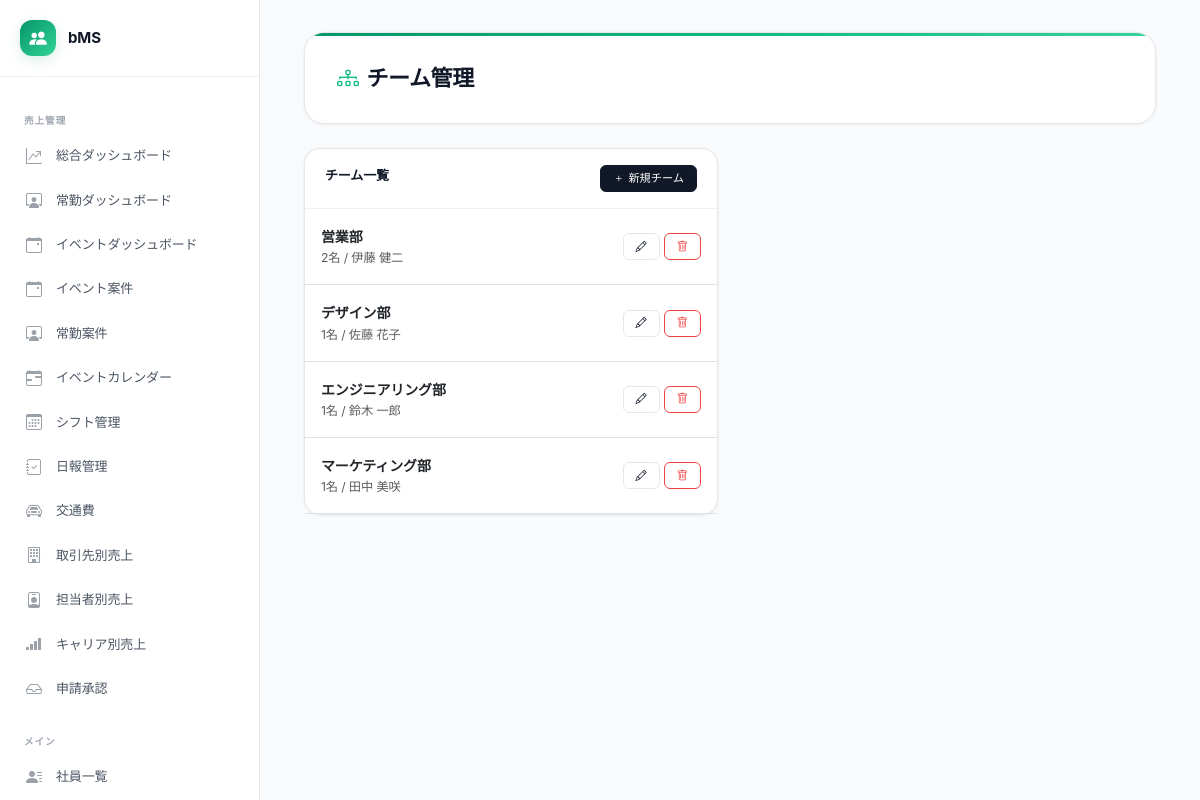
/admin/teams.php (signed in), run on the app's committed database.
### tables this page shows
CREATE TABLE IF NOT EXISTS teams (
    id INT PRIMARY KEY AUTO_INCREMENT,
    name VARCHAR(100) NOT NULL,
    description TEXT,
    manager_id INT NULL,
    sub_manager_id INT NULL,
    strengths_analysis TEXT COMMENT 'ストレングスファインダー分析（AI生成）',
    spi_analysis TEXT COMMENT 'SPI分析（AI生成）',
    team_strengths TEXT COMMENT 'チームの強み',
    team_challenges TEXT COMMENT 'チームの課題',
    management_points TEXT COMMENT 'マネジメントの要点',
    ideal_recruit TEXT COMMENT 'このチームに合う人',
    sort_order INT DEFAULT 0,
    created_at TIMESTAMP DEFAULT CURRENT_TIMESTAMP,
    updated_at TIMESTAMP DEFAULT CURRENT_TIMESTAMP ON UPDATE CURRENT_TIMESTAMP
);

CREATE TABLE IF NOT EXISTS employees (
    id INT PRIMARY KEY AUTO_INCREMENT,
    employee_number VARCHAR(20) UNIQUE COMMENT '社員番号',
    name VARCHAR(100) NOT NULL COMMENT '氏名',
    name_kana VARCHAR(100) COMMENT '氏名（かな）',
    email VARCHAR(200) UNIQUE,
    department VARCHAR(100) COMMENT '部署',
    job_title VARCHAR(100) COMMENT '職種・役職',
    hire_date DATE COMMENT '入社日',
    birth_date DATE COMMENT '生年月日',
    photo_path VARCHAR(255) COMMENT '顔写真パス',
    bio TEXT COMMENT '自己紹介・プロフィール',
    career_summary TEXT COMMENT 'キャリアサマリー（AI生成）',
    strengths_text TEXT COMMENT '得意なこと',
    weaknesses_text TEXT COMMENT '苦手なこと',
    how_to_utilize TEXT COMMENT 'この人の活かし方（AI生成）',
    is_active TINYINT DEFAULT 1 COMMENT '在籍フラグ',
    created_at TIMESTAMP DEFAULT CURRENT_TIMESTAMP,
    updated_at TIMESTAMP DEFAULT CURRENT_TIMESTAMP ON UPDATE CURRENT_TIMESTAMP
);

### includes/functions.php (called while the page is built, shortened)
<?php
function h(mixed $value): string {
    return htmlspecialchars((string)($value ?? ''), ENT_QUOTES | ENT_HTML5, 'UTF-8');
}
function getAllTeams(?int $companyId = null): array {
    $db = getDB();
    $sql = 'SELECT t.*,
                   m.name AS manager_name,
                   sm.name AS sub_manager_name,
                   COUNT(tm.employee_id) AS member_count
            FROM teams t
            LEFT JOIN employees m ON t.manager_id = m.id
            LEFT JOIN employees sm ON t.sub_manager_id = sm.id
            LEFT JOIN team_members tm ON t.id = tm.team_id';
    $params = [];
    $sql .= ' GROUP BY t.id ORDER BY t.sort_order, t.name';
    $stmt = $db->prepare($sql);
    $stmt->execute($params);
    return $stmt->fetchAll();
}

### admin/teams.php (the view, shortened to what this page needs)
<?php
require_once __DIR__ . '/../config/config.php';
require_once __DIR__ . '/../includes/functions.php';
$cid       = getCompanyId();
$teams    = getAllTeams($cid);
require_once __DIR__ . '/../includes/header.php';
?>
<div class="container-fluid">
    <div class="page-header">
        <h1><i class="bi bi-diagram-3 me-2"></i>チーム管理</h1>
    </div>
    <div class="row g-4">
        <div class="col-lg-6">
            <div class="card">
                <div class="card-header d-flex justify-content-between">
                    <span>チーム一覧</span>
                    <a href="?edit=new" class="btn btn-sm btn-primary">
                        <i class="bi bi-plus me-1"></i>新規チーム
                    </a>
                </div>
                <div class="card-body p-0">
                    <?php foreach ($teams as $team): ?>
                    <div class="d-flex justify-content-between align-items-center p-3 border-bottom">
                        <div>
                            <div class="fw-semibold"><?= h($team['name']) ?></div>
                            <div class="text-muted small">
                                <?= $team['member_count'] ?>名
                                <?php if ($team['manager_name']): ?>
                                / <?= h($team['manager_name']) ?>
                                <?php endif; ?>
                            </div>
                        </div>
                        <div class="d-flex gap-1">
                            <a href="?edit=<?= $team['id'] ?>" class="btn btn-sm btn-outline-primary">
                                <i class="bi bi-pencil"></i>
                            </a>
                            <form method="POST" class="d-inline">
                                <button type="submit" class="btn btn-sm btn-outline-danger"
                                        onclick="return confirm('チームを削除しますか？メンバーの所属情報も削除されます。')">
                                    <i class="bi bi-trash"></i>
                                </button>
                            </form>
                        </div>
                    </div>
                    <?php endforeach; ?>
                </div>
            </div>
        </div>
    </div>
</div>
<?php require_once __DIR__ . '/../includes/footer.php'; ?>

### public/assets/css/style.css (style rules this page uses)
:root { --n50: #f9fafb; --n100: #f3f4f6; --n200: #e5e7eb; --n300: #d1d5db; --n400: #9ca3af; --n500: #6b7280; --n600: #4b5563; --n700: #374151; --n800: #1f2937; --n900: #111827; --a50: #ecfdf5; --a100: #d1fae5; --a200: #a7f3d0; --a400: #34d399; --a500: #10b981; --a600: #059669; --a700: #047857; --green: #10b981; --green-light: #ecfdf5; --amber: #f59e0b; --amber-light: #fffbeb; --red: #ef4444; --red-light: #fef2f2; --cyan: #06b6d4; --purple: #8b5cf6; --bg: #f9fafb; --bg-card: #ffffff; --bg-nav: #ffffff; --bg-muted: var(--n50); --text: var(--n900); --text-sub: var(--n500); --text-dim: var(--n400); --border: var(--n200); --border-light: #f0f0f0; --accent: var(--a600); --grad-green: linear-gradient(135deg, #059669, #34d399); --grad-dark: linear-gradient(135deg, #1f2937, #374151); --grad-hero: linear-gradient(135deg, #059669 0%, #10b981 50%, #34d399 100%); --grad-subtle: linear-gradient(135deg, rgba(5,150,105,.04), rgba(52,211,153,.02)); --sans: 'Noto Sans JP', 'Inter', -apple-system, BlinkMacSystemFont, 'Segoe UI', sans-serif; --mono: 'JetBrains Mono', 'SF Mono', monospace; --xs: .7rem; --sm: .8125rem; --base: .875rem; --md: .9375rem; --lg: 1rem; --xl: 1.125rem; --2xl: 1.375rem; --3xl: 1.75rem; --4xl: 2.25rem; --sp1:4px; --sp2:8px; --sp3:12px; --sp4:16px; --sp5:20px; --sp6:24px; --sp8:32px; --sp10:40px; --sp12:48px; --r-sm:6px; --r:8px; --r-lg:12px; --r-xl:16px; --r-2xl:20px; --r-full:9999px; --sh-xs: 0 1px 2px rgba(0,0,0,.04); --sh-sm: 0 1px 3px rgba(0,0,0,.05), 0 1px 2px rgba(0,0,0,.03); --sh-md: 0 4px 6px -1px rgba(0,0,0,.05), 0 2px 4px -2px rgba(0,0,0,.03); --sh-lg: 0 10px 15px -3px rgba(0,0,0,.06), 0 4px 6px -4px rgba(0,0,0,.04); --sh-xl: 0 20px 25px -5px rgba(0,0,0,.06), 0 8px 10px -6px rgba(0,0,0,.04); --sh-ring: 0 0 0 1px rgba(0,0,0,.04); --sh-green: 0 4px 14px rgba(5,150,105,.15); --sh-card: 0 1px 3px rgba(0,0,0,.04), 0 0 0 1px rgba(0,0,0,.02); --ease: cubic-bezier(.4,0,.2,1); --spring: cubic-bezier(.34,1.56,.64,1); --dur: 180ms; --dur-slow: 300ms; }
*, *::before, *::after { box-sizing: border-box; }
body { font-family: var(--sans); background: var(--bg); color: var(--text); font-size: var(--base); line-height: 1.65; letter-spacing: -.01em; -webkit-font-smoothing: antialiased; -moz-osx-font-smoothing: grayscale; margin: 0; }
a { color: var(--accent); text-decoration: none; transition: color var(--dur) var(--ease); }
.main-wrapper > .container-fluid { animation: fadeInUp .35s var(--ease) both; }
.container-fluid { max-width: 1320px; }
.card { border: 1px solid var(--border); border-radius: var(--r-xl); background: var(--bg-card); box-shadow: var(--sh-card); transition: all var(--dur-slow) var(--ease); }
.card-header { background: transparent; border-bottom: 1px solid var(--border-light); padding: var(--sp4) var(--sp5); font-weight: 600; font-size: var(--sm); color: var(--text); }
.card-body { padding: var(--sp5); }
.page-header { background: var(--bg-card); color: var(--text); border-radius: var(--r-2xl); padding: var(--sp8) var(--sp8); margin-bottom: var(--sp6); border: 1px solid var(--border); position: relative; overflow: hidden; box-shadow: var(--sh-card); }
.page-header::before { content: ''; position: absolute; top: 0; left: 0; right: 0; height: 3px; background: var(--grad-hero); display: block; }
.page-header::after { display: none; }
.page-header h1 { font-size: var(--2xl); font-weight: 700; margin: 0; letter-spacing: -.02em; color: var(--text); }
.page-header h1 i { color: var(--a500); }
.btn { font-size: var(--sm); font-weight: 500; border-radius: var(--r); padding: 7px var(--sp4); transition: all var(--dur) var(--ease); letter-spacing: 0; position: relative; }
.btn-primary { background: var(--n900); border-color: var(--n900); color: #fff; }
.btn-outline-primary { color: var(--n900); border-color: var(--border); }
.btn-outline-danger { color: var(--red); border-color: var(--red); }
.btn-sm { font-size: var(--xs); padding: 4px 12px; border-radius: var(--r-sm); }

### data on the page
teams: name "営業部", member_count "2", manager.name "伊藤 健二"
teams: name "デザイン部", member_count "1", manager.name "佐藤 花子"
teams: name "エンジニアリング部", member_count "1", manager.name "鈴木 一郎"
teams: name "マーケティング部", member_count "1", manager.name "田中 美咲"

### other printed values
$label "売上管理 メイン"
$label "総合ダッシュボード 常勤ダッシュボード イベントダッシュボード イベント案件 常勤案件 イベントカレンダー シフト管理 日報管理 交通費 取引先別売上 担当者別売上 キャリア別売上 申請承認 社員一覧"
